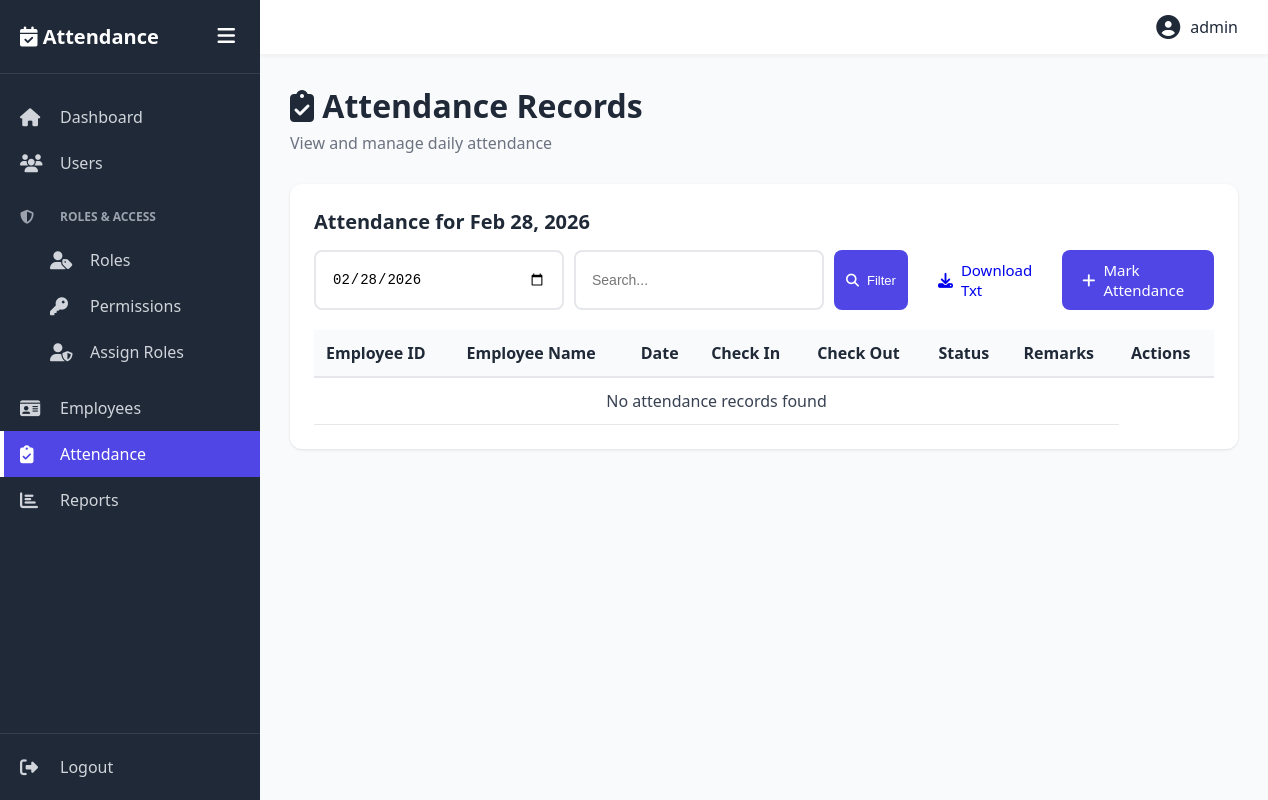
Page /attendance/ (signed in) on the earlier database version.
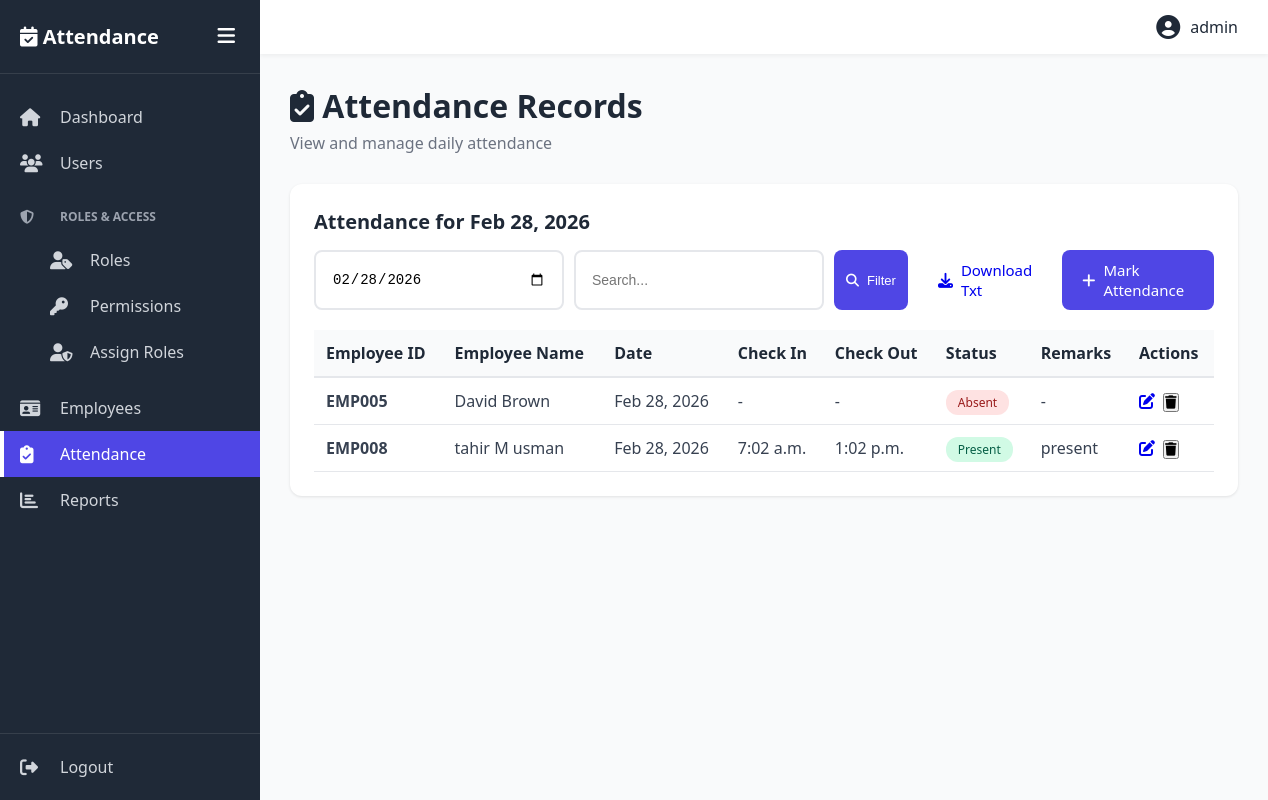
Same page on the later database version.
### accounts/models.py (models this page shows, shortened)
class Attendance(models.Model):
    STATUS_CHOICES = [
        ('present', 'Present'),
        ('absent', 'Absent'),
        ('leave', 'Leave'),
        ('late', 'Late'),
    ]
    employee = models.ForeignKey(Employee, on_delete=models.CASCADE, related_name='attendances')
    date = models.DateField(default=timezone.now)
    check_in = models.TimeField(null=True, blank=True)
    check_out = models.TimeField(null=True, blank=True)
    status = models.CharField(max_length=10, choices=STATUS_CHOICES, default='absent')
    remarks = models.TextField(blank=True)
    created_at = models.DateTimeField(auto_now_add=True)
    class Meta:
        unique_together = ('employee', 'date')
        ordering = ['-date']

class Employee(models.Model):
    GENDER_CHOICES = [
        ('M', 'Male'),
        ('F', 'Female'),
        ('O', 'Other'),
    ]
    employee_id = models.CharField(max_length=20, unique=True, blank=True)
    first_name = models.CharField(max_length=100)
    last_name = models.CharField(max_length=100)
    email = models.EmailField(unique=True)
    phone = models.CharField(max_length=15)
    gender = models.CharField(max_length=1, choices=GENDER_CHOICES)
    date_of_birth = models.DateField()
    date_of_joining = models.DateField()
    department = models.CharField(max_length=100)
    designation = models.CharField(max_length=100)
    is_active = models.BooleanField(default=True)
    created_at = models.DateTimeField(auto_now_add=True)
    updated_at = models.DateTimeField(auto_now=True)

### accounts/views.py (the view)
# urls.py: path('attendance/', views.attendance_list, name='attendance_list'),
@login_required
def attendance_list(request):
    date_filter = request.GET.get('date', timezone.now().date())
    search = request.GET.get('search', '')
    attendances = Attendance.objects.filter(date=date_filter).select_related('employee')
    if hasattr(request.user, 'user_role') and request.user.user_role.role and request.user.user_role.role.name.lower() == 'employee':
        attendances = attendances.filter(employee__email=request.user.email)
    if search:
        attendances = attendances.filter(
            Q(employee__employee_id__icontains=search) |
            Q(employee__first_name__icontains=search) |
            Q(employee__last_name__icontains=search)
        )
    return render(request, 'attendance/list.html', {
        'attendances': attendances,
        'date_filter': date_filter,
        'search': search
    })

### templates/attendance/list.html (shortened to what this page needs)
{% extends 'base.html' %}
{% block content %}
<div class="page-header">
    <h1><i class="fas fa-clipboard-check"></i> Attendance Records</h1>
    <p>View and manage daily attendance</p>
</div>
<div class="table-container">
    <div class="table-header">
        <h2>Attendance for {{ date_filter|date:"M d, Y" }}</h2>
        <div style="display: flex; gap: 10px;">
            <form method="GET" class="search-box">
                <input type="date" name="date" value="{{ date_filter|date:'Y-m-d' }}">
                <input type="text" name="search" placeholder="Search..." value="{{ search }}">
                <button type="submit" class="btn btn-primary btn-sm">
                    <i class="fas fa-search"></i> Filter
                </button>
            </form>
            <a href="{% url 'department_attendance_txt' %}?date={{ date_filter|date:'Y-m-d' }}"
                class="btn btn-secondary">
                <i class="fas fa-download"></i> Download Txt
            </a>
            <a href="{% url 'mark_attendance' %}" class="btn btn-primary">
                <i class="fas fa-plus"></i> Mark Attendance
            </a>
        </div>
    </div>
    <table>
        <thead>
            <tr>
                <th>Employee ID</th>
                <th>Employee Name</th>
                <th>Date</th>
                <th>Check In</th>
                <th>Check Out</th>
                <th>Status</th>
                <th>Remarks</th>
                <th>Actions</th>
            </tr>
        </thead>
        <tbody>
            {% for attendance in attendances %}
            <tr>
                <td><strong>{{ attendance.employee.employee_id }}</strong></td>
                <td>{{ attendance.employee.first_name }} {{ attendance.employee.last_name }}</td>
                <td>{{ attendance.date|date:"M d, Y" }}</td>
                <td>{{ attendance.check_in|default:"-" }}</td>
                <td>{{ attendance.check_out|default:"-" }}</td>
                <td>
                    {% if attendance.status == 'present' %}
                    <span class="badge badge-success">Present</span>
                    {% elif attendance.status == 'absent' %}
                    <span class="badge badge-danger">Absent</span>
                    {% elif attendance.status == 'leave' %}
                    <span class="badge badge-warning">Leave</span>
                    {% elif attendance.status == 'late' %}
                    <span class="badge badge-info">Late</span>
                    {% endif %}
                </td>
                <td>{{ attendance.remarks|default:"-" }}</td>
                <td>
                    <div class="action-buttons">
                        <a href="{% url 'attendance_edit' attendance.id %}" class="btn-action btn-edit" title="Edit">
                            <i class="fas fa-edit"></i>
                        </a>
                        <form action="{% url 'attendance_delete' attendance.id %}" method="POST"
                            style="display: inline;"
                            onsubmit="return confirm('Are you sure you want to delete this attendance record?')">
                            <button type="submit" class="btn-action btn-delete" title="Delete">
                                <i class="fas fa-trash"></i>
                            </button>
                        </form>
                    </div>
                </td>
            </tr>
            {% empty %}
            <tr>
                <td colspan="7" style="text-align: center;">No attendance records found</td>
            </tr>
            {% endfor %}
        </tbody>
    </table>
</div>
{% endblock %}

### templates/base.html (shortened to what this page needs)
{% load static %}
<!DOCTYPE html>
<html lang="en">
<head>
    <link rel="stylesheet" href="{% static 'css/style.css' %}">
    <link rel="stylesheet" href="https://cdnjs.cloudflare.com/ajax/libs/font-awesome/6.4.0/css/all.min.css">
</head>
<body>
    <div class="container">
        <aside class="sidebar" id="sidebar">
            <div class="sidebar-header">
                <h2><i class="fas fa-calendar-check"></i> Attendance</h2>
                <button class="toggle-btn" id="toggleBtn">
                    <i class="fas fa-bars"></i>
                </button>
            </div>
            <nav class="sidebar-nav">
                <a href="{% url 'dashboard' %}"
                    class="nav-item {% if request.resolver_match.url_name == 'dashboard' %}active{% endif %}">
                    <i class="fas fa-home"></i>
                    <span>Dashboard</span>
                </a>
                <a href="{% url 'users_list' %}" class="nav-item {% if 'users' in request.path %}active{% endif %}">
                    <i class="fas fa-users"></i>
                    <span>Users</span>
                </a>
                <div class="nav-group">
                    <div class="nav-group-title">
                        <i class="fas fa-shield-alt"></i>
                        <span>Roles & Access</span>
                    </div>
                    <a href="{% url 'roles_list' %}"
                        class="nav-item sub-item {% if 'roles' in request.path %}active{% endif %}">
                        <i class="fas fa-user-tag"></i>
                        <span>Roles</span>
                    </a>
                    <a href="{% url 'permissions_list' %}"
                        class="nav-item sub-item {% if 'permissions' in request.path %}active{% endif %}">
                        <i class="fas fa-key"></i>
                        <span>Permissions</span>
                    </a>
                    <a href="{% url 'user_roles' %}"
                        class="nav-item sub-item {% if 'user-roles' in request.path %}active{% endif %}">
                        <i class="fas fa-user-shield"></i>
                        <span>Assign Roles</span>
                    </a>
                </div>
                <a href="{% url 'employees_list' %}"
                    class="nav-item {% if 'employees' in request.path %}active{% endif %}">
                    <i class="fas fa-id-card"></i>
                    <span>Employees</span>
                </a>
                <a href="{% url 'attendance_list' %}"
                    class="nav-item {% if 'attendance' in request.path %}active{% endif %}">
                    <i class="fas fa-clipboard-check"></i>
                    <span>Attendance</span>
                </a>
                <a href="{% url 'reports' %}" class="nav-item {% if 'reports' in request.path %}active{% endif %}">
                    <i class="fas fa-chart-bar"></i>
                    <span>Reports</span>
                </a>
            </nav>
            <div class="sidebar-footer">
                <a href="{% url 'logout' %}" class="nav-item logout">
                    <i class="fas fa-sign-out-alt"></i>
                    <span>Logout</span>
                </a>
            </div>
        </aside>
        <main class="main-content" id="mainContent">
            <header class="top-bar">
                <div class="user-info">
                    <i class="fas fa-user-circle"></i>
                    <span>{{ user.username }}</span>
                </div>
            </header>
            <div class="content">
                {% block content %}
                {% endblock %}
            </div>
        </main>
    </div>
</body>
</html>

### static/css/style.css (style rules this page uses)
* { margin: 0; padding: 0; box-sizing: border-box; }
:root { --primary: #4f46e5; --success: #10b981; --warning: #f59e0b; --danger: #ef4444; --info: #3b82f6; --dark: #1f2937; --light: #f3f4f6; --sidebar-width: 260px; --sidebar-collapsed: 70px; }
body { font-family: 'Segoe UI', Tahoma, Geneva, Verdana, sans-serif; background: #f9fafb; color: #374151; }
.container { display: flex; min-height: 100vh; }
.sidebar { width: var(--sidebar-width); background: var(--dark); color: white; display: flex; flex-direction: column; transition: width 0.3s ease; position: fixed; height: 100vh; overflow-y: auto; z-index: 1000; }
.sidebar-header { padding: 20px; display: flex; align-items: center; justify-content: space-between; border-bottom: 1px solid rgba(255, 255, 255, 0.1); }
.sidebar-header h2 { font-size: 20px; white-space: nowrap; overflow: hidden; }
.toggle-btn { background: none; border: none; color: white; font-size: 20px; cursor: pointer; padding: 5px; }
.sidebar-nav { flex: 1; padding: 20px 0; }
.nav-item { display: flex; align-items: center; padding: 12px 20px; color: #d1d5db; text-decoration: none; transition: all 0.3s; position: relative; }
.nav-item i { font-size: 18px; width: 30px; }
.nav-item span { margin-left: 10px; white-space: nowrap; }
.nav-item.active { background: var(--primary); color: white; }
.nav-item.active::before { content: ''; position: absolute; left: 0; top: 0; bottom: 0; width: 4px; background: white; }
.nav-group { margin: 10px 0; }
.nav-group-title { padding: 12px 20px; color: #9ca3af; font-size: 12px; text-transform: uppercase; font-weight: 600; display: flex; align-items: center; }
.nav-group-title i { font-size: 14px; width: 30px; }
.nav-group-title span { margin-left: 10px; }
.sub-item { padding-left: 50px; }
.sidebar-footer { border-top: 1px solid rgba(255, 255, 255, 0.1); padding: 10px 0; }
.main-content { flex: 1; margin-left: var(--sidebar-width); transition: margin-left 0.3s ease; }
.top-bar { background: white; padding: 15px 30px; box-shadow: 0 2px 4px rgba(0, 0, 0, 0.05); display: flex; justify-content: flex-end; align-items: center; }
.user-info { display: flex; align-items: center; gap: 10px; color: var(--dark); }
.user-info i { font-size: 24px; }
.content { padding: 30px; }
.page-header { margin-bottom: 30px; }
.page-header h1 { font-size: 32px; color: var(--dark); margin-bottom: 5px; }
.page-header p { color: #6b7280; }
.btn { padding: 10px 20px; border: none; border-radius: 8px; font-size: 15px; font-weight: 500; cursor: pointer; transition: all 0.3s; display: inline-flex; align-items: center; gap: 8px; text-decoration: none; }
.btn-primary { background: var(--primary); color: white; }
.btn-sm { padding: 6px 12px; font-size: 13px; }
.table-container { background: white; border-radius: 12px; padding: 24px; box-shadow: 0 1px 3px rgba(0, 0, 0, 0.1); overflow-x: auto; }
.table-header { display: flex; justify-content: space-between; align-items: center; margin-bottom: 20px; flex-wrap: wrap; gap: 15px; }
.table-header h2 { font-size: 20px; color: var(--dark); }
.search-box { display: flex; gap: 10px; }
.search-box input { padding: 8px 16px; border: 2px solid #e5e7eb; border-radius: 8px; font-size: 14px; min-width: 250px; }
table { width: 100%; border-collapse: collapse; }
thead { background: #f9fafb; }
th { padding: 12px; text-align: left; font-weight: 600; color: var(--dark); border-bottom: 2px solid #e5e7eb; }
td { padding: 12px; border-bottom: 1px solid #e5e7eb; }
.badge { padding: 4px 12px; border-radius: 12px; font-size: 12px; font-weight: 500; }
.badge-success { background: #d1fae5; color: #065f46; }
.badge-danger { background: #fee2e2; color: #991b1b; }
.action-buttons { display: flex; gap: 8px; }

Differences in the rows shown:
added Attendance: employee.employee_id "EMP005", employee.first_name "David", employee.last_name "Brown", date "Feb 28, 2026", check_in "-", check_out "-", status "Absent", remarks "-"
added Attendance: employee.employee_id "EMP008", employee.first_name "tahir", employee.last_name "M usman", date "Feb 28, 2026", check_in "7:02 a.m.", check_out "1:02 p.m.", status "Present", remarks "present"
Other differences:
text no longer shown: "No attendance records found"
